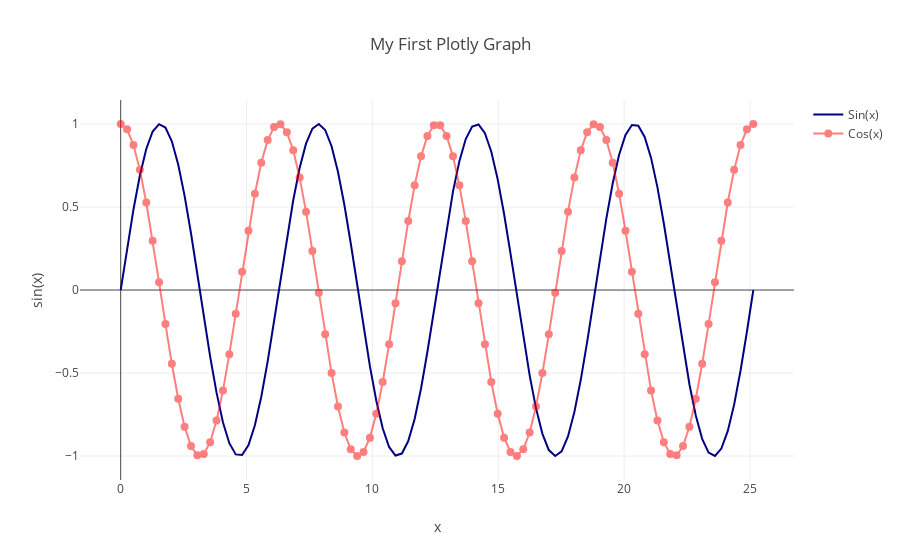

Here is the notebook cell this chart was saved with:
### Markdown cell above
We see that data is actually a list object in Python. Data will actually contain all the traces that you wish to plot. Now the question may be, what is a trace? A trace is just the name we give a collection of data and the specifications of which we want that data plotted. Notice that a trace will also be an object itself, and these will be named according to how you want the data displayed on the plotting surface.

### Code cell
# generate data
x = np.linspace(0,np.pi*8,100)
y = np.sin(x)
z = np.cos(x)

layout = Layout(
    title="My First Plotly Graph",
    xaxis = dict(
        title="x"),
    yaxis = dict(title="sin(x)")
)

trace1 = Scatter(
    x = x,
    y = y,
    mode = "lines",
    marker = dict(
        size=8,
        color="navy"
    ),
    name="Sin(x)"
)

trace2 = Scatter(
    x = x,
    y = z,
    mode = "markers+lines",
    marker = dict(
        size=8,
        color="red"
    ),
    name="Cos(x)",
    opacity=0.5
)

# load data and fig with nec
data = Data([trace1,trace2])
fig = Figure(data=data, layout=layout)

#plot
py.offline.iplot(fig)
